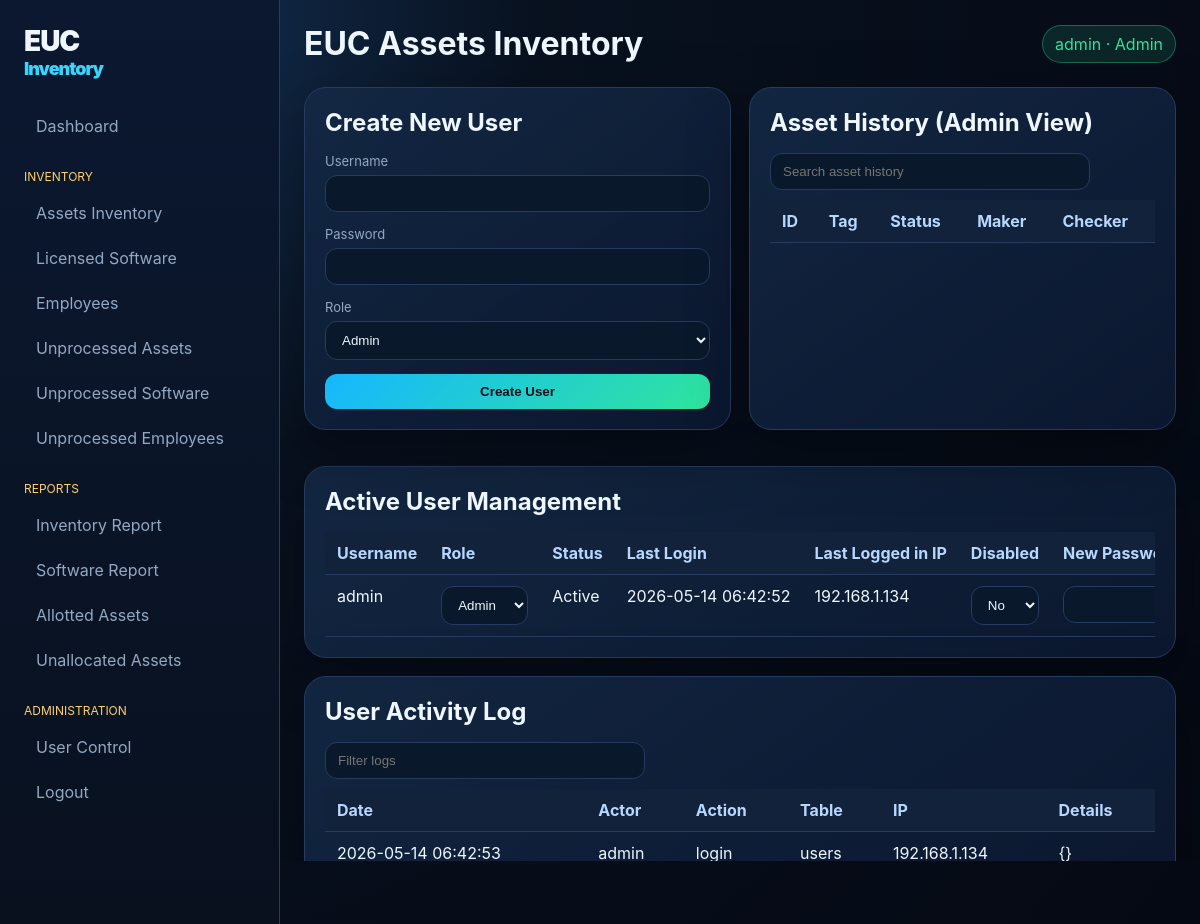
The page /admin (signed in) on the database its author committed.
### tables this page shows
CREATE TABLE users (
        id INTEGER PRIMARY KEY AUTOINCREMENT, username TEXT UNIQUE NOT NULL, password_hash TEXT NOT NULL,
        role TEXT NOT NULL DEFAULT 'Viewer', status TEXT NOT NULL DEFAULT 'Active', disabled INTEGER NOT NULL DEFAULT 0,
        last_login TEXT, last_ip TEXT, created_at TEXT NOT NULL
    );

CREATE TABLE audit_logs (id INTEGER PRIMARY KEY AUTOINCREMENT, actor TEXT, action TEXT, table_name TEXT, record_id INTEGER, details TEXT, ip TEXT, created_at TEXT NOT NULL);

### app.py (the view, shortened to what this page needs)
@app.route("/admin", methods=["GET", "POST"])
@login_required
@roles_required("Admin")
def admin():
    conn = db()
    users = conn.execute("SELECT id,username,role,status,disabled,last_login,last_ip,created_at FROM users ORDER BY username").fetchall()
    logs = conn.execute("SELECT * FROM audit_logs ORDER BY id DESC LIMIT 500").fetchall()
    assets = conn.execute("SELECT * FROM unprocessed_assets ORDER BY id DESC").fetchall()
    conn.close()
    return render_template("admin.html", users=users, roles=ROLES, logs=logs, assets=assets)

### app.py (called while the page is built)
def db() -> sqlite3.Connection:
    conn = sqlite3.connect(DB_PATH)
    conn.row_factory = sqlite3.Row
    return conn

def current_user() -> sqlite3.Row | None:
    uid = session.get("user_id")
    if not uid:
        return None
    conn = db()
    user = conn.execute("SELECT * FROM users WHERE id=? AND disabled=0", (uid,)).fetchone()
    conn.close()
    return user

@app.context_processor
def inject_globals() -> dict[str, Any]:
    return {"user": current_user(), "labels": LABELS, "asset_types": ASSET_TYPES}

def login_required(view):
    @wraps(view)
    def wrapper(*args, **kwargs):
        if not current_user():
            return redirect(url_for("login"))
        return view(*args, **kwargs)
    return wrapper

def roles_required(*roles: str):
    def decorator(view):
        @wraps(view)
        def wrapper(*args, **kwargs):
            user = current_user()
            if not user or user["role"] not in roles:
                flash("You do not have permission for this action.", "danger")
                return redirect(url_for("dashboard"))
            return view(*args, **kwargs)
        return wrapper
    return decorator

### templates/admin.html
{% extends 'base.html' %}{% block content %}<section class="grid-2"><div class="panel"><h2>Create New User</h2><form method="post" class="form-grid single"><input type="hidden" name="action" value="create_user"><label>Username<input name="username" required></label><label>Password<input name="password" type="password" required></label><label>Role<select name="role">{% for r in roles %}<option>{{ r }}</option>{% endfor %}</select></label><button>Create User</button></form></div><div class="panel"><h2>Asset History (Admin View)</h2><input class="table-filter" placeholder="Search asset history"><div class="table-wrap small"><table><thead><tr><th>ID</th><th>Tag</th><th>Status</th><th>Maker</th><th>Checker</th></tr></thead><tbody>{% for a in assets %}<tr><td>{{ a.id }}</td><td>{{ a.device_tag }}</td><td>{{ a.approval_status }}</td><td>{{ a.maker }}</td><td>{{ a.checker }}</td></tr>{% endfor %}</tbody></table></div></div></section><section class="panel"><h2>Active User Management</h2><div class="table-wrap"><table><thead><tr><th>Username</th><th>Role</th><th>Status</th><th>Last Login</th><th>Last Logged in IP</th><th>Disabled</th><th>New Password</th><th>Action</th></tr></thead><tbody>{% for u in users %}<tr><form method="post"><input type="hidden" name="action" value="update_user"><input type="hidden" name="user_id" value="{{ u.id }}"><td>{{ u.username }}</td><td><select name="role">{% for r in roles %}<option {% if u.role==r %}selected{% endif %}>{{ r }}</option>{% endfor %}</select></td><td>{{ u.status }}</td><td>{{ u.last_login }}</td><td>{{ u.last_ip }}</td><td><select name="disabled"><option value="no" {% if not u.disabled %}selected{% endif %}>No</option><option value="yes" {% if u.disabled %}selected{% endif %}>Yes</option></select></td><td><input name="new_password" class="password-field"><button type="button" class="gen-pass">Auto generate</button></td><td><button>Disable/Update</button></td></form></tr>{% endfor %}</tbody></table></div></section><section class="panel"><h2>User Activity Log</h2><input class="table-filter" placeholder="Filter logs"><div class="table-wrap small"><table><thead><tr><th>Date</th><th>Actor</th><th>Action</th><th>Table</th><th>IP</th><th>Details</th></tr></thead><tbody>{% for l in logs %}<tr><td>{{ l.created_at }}</td><td>{{ l.actor }}</td><td>{{ l.action }}</td><td>{{ l.table_name }}</td><td>{{ l.ip }}</td><td>{{ l.details }}</td></tr>{% endfor %}</tbody></table></div></section>{% endblock %}

### templates/base.html (shortened to what this page needs)
<!doctype html>
<html lang="en">
<head>
  <link rel="stylesheet" href="{{ url_for('static', filename='css/style.css') }}">
</head>
<body>
  <aside class="sidebar">
    <div class="brand">EUC<span>Inventory</span></div>
    {% if user %}
    <nav>
      <a href="{{ url_for('dashboard') }}">Dashboard</a>
      <div class="nav-title">Inventory</div>
      <a href="{{ url_for('inventory', kind='assets') }}">Assets Inventory</a>
      <a href="{{ url_for('inventory', kind='software') }}">Licensed Software</a>
      <a href="{{ url_for('inventory', kind='employees') }}">Employees</a>
      <a href="{{ url_for('inventory', kind='unprocessed-assets') }}">Unprocessed Assets</a>
      <a href="{{ url_for('inventory', kind='unprocessed-software') }}">Unprocessed Software</a>
      <a href="{{ url_for('inventory', kind='unprocessed-employees') }}">Unprocessed Employees</a>
      <div class="nav-title">Reports</div>
      <a href="{{ url_for('report', name='inventory') }}">Inventory Report</a>
      <a href="{{ url_for('report', name='software') }}">Software Report</a>
      <a href="{{ url_for('report', name='allotted') }}">Allotted Assets</a>
      <a href="{{ url_for('report', name='unallocated') }}">Unallocated Assets</a>
      {% if user.role == 'Admin' %}<div class="nav-title">Administration</div><a href="{{ url_for('admin') }}">User Control</a>{% endif %}
      <a href="{{ url_for('logout') }}">Logout</a>
    </nav>
    {% endif %}
  </aside>
  <main class="content">
    <header class="topbar">
      <h1>{{ title or 'EUC Assets Inventory' }}</h1>
      {% if user %}<div class="user-pill">{{ user.username }} · {{ user.role }}</div>{% endif %}
    </header>
    {% block content %}{% endblock %}
  </main>
</body>
</html>

### static/css/style.css (style rules this page uses)
:root { --bg:#08111f;--panel:#101d32;--panel2:#142844;--line:#263b5f;--text:#eef6ff;--muted:#93a8c3;--brand:#38d5ff;--gold:#ffd166;--green:#2ee59d;--red:#ff5c7a;--shadow:0 20px 60px rgba(0,0,0,.35) }
* { box-sizing:border-box }
body { margin:0;background:radial-gradient(circle at top left,#173a63 0,#08111f 35%,#050913 100%);color:var(--text);font-family:Inter,Segoe UI,Arial,sans-serif }
.sidebar { position:fixed;inset:0 auto 0 0;width:280px;background:linear-gradient(180deg,#0b1830,#09111f);border-right:1px solid var(--line);padding:24px;overflow:auto }
.brand { font-size:28px;font-weight:900;letter-spacing:-1px;margin-bottom:26px }
.brand span { display:block;color:var(--brand);font-size:18px }
.nav-title { color:var(--gold);font-size:12px;text-transform:uppercase;margin:22px 0 8px }
nav a { display:block;color:var(--muted);text-decoration:none;padding:11px 12px;border-radius:12px;margin:3px 0 }
.content { margin-left:280px;min-height:100vh;padding:24px }
.topbar { display:flex;align-items:center;justify-content:space-between;gap:16px;margin-bottom:24px }
.topbar h1 { margin:0;font-size:32px }
.user-pill,.count { background:rgba(46,229,157,.12);border:1px solid rgba(46,229,157,.35);color:var(--green);padding:8px 12px;border-radius:999px }
.card,.panel { background:linear-gradient(145deg,rgba(20,40,68,.92),rgba(11,24,48,.96));border:1px solid var(--line);box-shadow:var(--shadow);border-radius:22px;padding:20px }
.grid-2 { display:grid;grid-template-columns:1fr 1fr;gap:18px;margin-bottom:18px }
.panel { margin-bottom:18px }
.panel h2 { margin:0 0 16px }
.table-wrap { overflow:auto;max-height:70vh }
.table-wrap.small { max-height:360px }
table { width:100%;border-collapse:collapse;white-space:nowrap }
th,td { padding:11px 12px;border-bottom:1px solid var(--line);text-align:left;vertical-align:top }
th { position:sticky;top:0;background:#11223a;color:#b7d7ff;z-index:1 }
input,select,button { border:1px solid var(--line);background:#09182a;color:var(--text);border-radius:12px;padding:10px 12px }
button,.primary { background:linear-gradient(135deg,#17b7ff,#2ee59d);border:0;color:#04111d;font-weight:800;cursor:pointer;text-decoration:none }
.form-grid { display:grid;grid-template-columns:repeat(3,minmax(180px,1fr));gap:14px }
.form-grid.single { grid-template-columns:1fr }
.form-grid label { color:var(--muted);font-size:13px }
.form-grid input,.form-grid select { width:100%;margin-top:6px }
.table-filter { margin-bottom:10px;width:320px }

### rows shown on the page
users: username "admin", role "Admin", status "Active", last_login "2026-05-14 06:42:52", last_ip "192.168.1.134", disabled "No"
audit_logs: created_at "2026-05-14 06:42:53", actor "admin", action "login", table_name "users", ip "192.168.1.134", details "{}"

### other values the page prints
{{ title or 'EUC Assets Inventory' }} "EUC Assets Inventory"
form field role "Admin"
